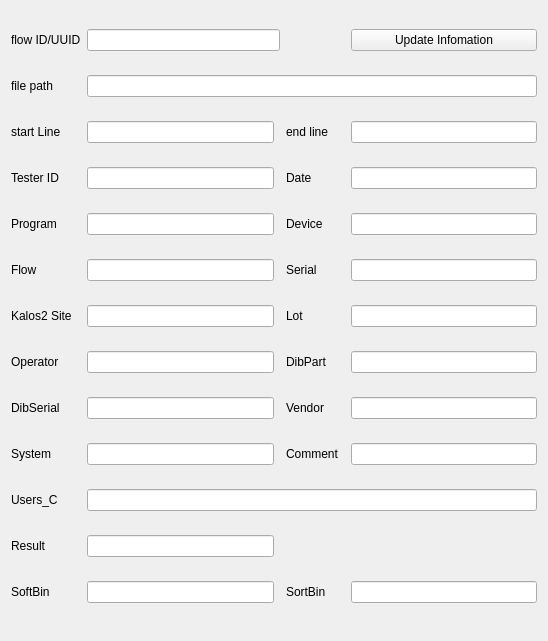
<?xml version="1.0" encoding="UTF-8"?>
<ui version="4.0">
 <class>FormInfo</class>
 <widget class="QWidget" name="FormInfo">
  <property name="geometry">
   <rect>
    <x>0</x>
    <y>0</y>
    <width>548</width>
    <height>641</height>
   </rect>
  </property>
  <property name="windowTitle">
   <string>Information</string>
  </property>
  <layout class="QGridLayout" name="gridLayout">
   <item row="7" column="6">
    <widget class="QLabel" name="label_14">
     <property name="text">
      <string>DibPart</string>
     </property>
    </widget>
   </item>
   <item row="8" column="4">
    <widget class="QLineEdit" name="lineEdit_15"/>
   </item>
   <item row="9" column="1">
    <widget class="QLabel" name="label_17">
     <property name="text">
      <string>System</string>
     </property>
    </widget>
   </item>
   <item row="6" column="8">
    <widget class="QLineEdit" name="lineEdit_12"/>
   </item>
   <item row="6" column="6">
    <widget class="QLabel" name="label_12">
     <property name="text">
      <string>Lot</string>
     </property>
    </widget>
   </item>
   <item row="5" column="8">
    <widget class="QLineEdit" name="lineEdit_10"/>
   </item>
   <item row="8" column="6">
    <widget class="QLabel" name="label_16">
     <property name="text">
      <string>Vendor</string>
     </property>
    </widget>
   </item>
   <item row="6" column="4">
    <widget class="QLineEdit" name="lineEdit_11"/>
   </item>
   <item row="8" column="1">
    <widget class="QLabel" name="label_15">
     <property name="text">
      <string>DibSerial</string>
     </property>
    </widget>
   </item>
   <item row="5" column="4">
    <widget class="QLineEdit" name="lineEdit_9"/>
   </item>
   <item row="5" column="1">
    <widget class="QLabel" name="label_9">
     <property name="text">
      <string>Flow</string>
     </property>
    </widget>
   </item>
   <item row="4" column="8">
    <widget class="QLineEdit" name="lineEdit_8"/>
   </item>
   <item row="1" column="1">
    <widget class="QLabel" name="label_2">
     <property name="text">
      <string>file path</string>
     </property>
    </widget>
   </item>
   <item row="1" column="4" colspan="5">
    <widget class="QLineEdit" name="lineEdit_2"/>
   </item>
   <item row="5" column="6">
    <widget class="QLabel" name="label_10">
     <property name="text">
      <string>Serial</string>
     </property>
    </widget>
   </item>
   <item row="11" column="4">
    <widget class="QLineEdit" name="lineEdit_20"/>
   </item>
   <item row="11" column="1">
    <widget class="QLabel" name="label_20">
     <property name="text">
      <string>Result</string>
     </property>
    </widget>
   </item>
   <item row="2" column="8">
    <widget class="QLineEdit" name="lineEdit_4"/>
   </item>
   <item row="0" column="1">
    <widget class="QLabel" name="label_1">
     <property name="text">
      <string>flow ID/UUID</string>
     </property>
    </widget>
   </item>
   <item row="4" column="4">
    <widget class="QLineEdit" name="lineEdit_7"/>
   </item>
   <item row="6" column="1">
    <widget class="QLabel" name="label_11">
     <property name="text">
      <string>Kalos2 Site</string>
     </property>
    </widget>
   </item>
   <item row="10" column="1">
    <widget class="QLabel" name="label_19">
     <property name="text">
      <string>Users_C</string>
     </property>
    </widget>
   </item>
   <item row="7" column="1">
    <widget class="QLabel" name="label_13">
     <property name="text">
      <string>Operator</string>
     </property>
    </widget>
   </item>
   <item row="7" column="4">
    <widget class="QLineEdit" name="lineEdit_13"/>
   </item>
   <item row="10" column="4" colspan="5">
    <widget class="QLineEdit" name="lineEdit_19"/>
   </item>
   <item row="3" column="1">
    <widget class="QLabel" name="label_5">
     <property name="text">
      <string>Tester ID</string>
     </property>
    </widget>
   </item>
   <item row="3" column="6">
    <widget class="QLabel" name="label_6">
     <property name="text">
      <string>Date</string>
     </property>
    </widget>
   </item>
   <item row="2" column="6">
    <widget class="QLabel" name="label_4">
     <property name="text">
      <string>end line</string>
     </property>
    </widget>
   </item>
   <item row="3" column="4">
    <widget class="QLineEdit" name="lineEdit_5"/>
   </item>
   <item row="4" column="6">
    <widget class="QLabel" name="label_8">
     <property name="text">
      <string>Device</string>
     </property>
    </widget>
   </item>
   <item row="2" column="1">
    <widget class="QLabel" name="label_3">
     <property name="text">
      <string>start Line</string>
     </property>
    </widget>
   </item>
   <item row="2" column="4">
    <widget class="QLineEdit" name="lineEdit_3"/>
   </item>
   <item row="4" column="1">
    <widget class="QLabel" name="label_7">
     <property name="text">
      <string>Program</string>
     </property>
    </widget>
   </item>
   <item row="3" column="8">
    <widget class="QLineEdit" name="lineEdit_6"/>
   </item>
   <item row="7" column="8">
    <widget class="QLineEdit" name="lineEdit_14"/>
   </item>
   <item row="9" column="6">
    <widget class="QLabel" name="label_18">
     <property name="text">
      <string>Comment</string>
     </property>
    </widget>
   </item>
   <item row="9" column="4">
    <widget class="QLineEdit" name="lineEdit_17"/>
   </item>
   <item row="9" column="8">
    <widget class="QLineEdit" name="lineEdit_18"/>
   </item>
   <item row="8" column="8">
    <widget class="QLineEdit" name="lineEdit_16"/>
   </item>
   <item row="12" column="1">
    <widget class="QLabel" name="label_21">
     <property name="text">
      <string>SoftBin</string>
     </property>
    </widget>
   </item>
   <item row="12" column="6">
    <widget class="QLabel" name="label_22">
     <property name="text">
      <string>SortBin</string>
     </property>
    </widget>
   </item>
   <item row="12" column="4">
    <widget class="QLineEdit" name="lineEdit_21"/>
   </item>
   <item row="12" column="8">
    <widget class="QLineEdit" name="lineEdit_22"/>
   </item>
   <item row="0" column="4" colspan="2">
    <widget class="QLineEdit" name="lineEdit_1"/>
   </item>
   <item row="0" column="8">
    <widget class="QPushButton" name="pushButton">
     <property name="text">
      <string>Update Infomation</string>
     </property>
    </widget>
   </item>
  </layout>
 </widget>
 <resources/>
 <connections/>
</ui>
